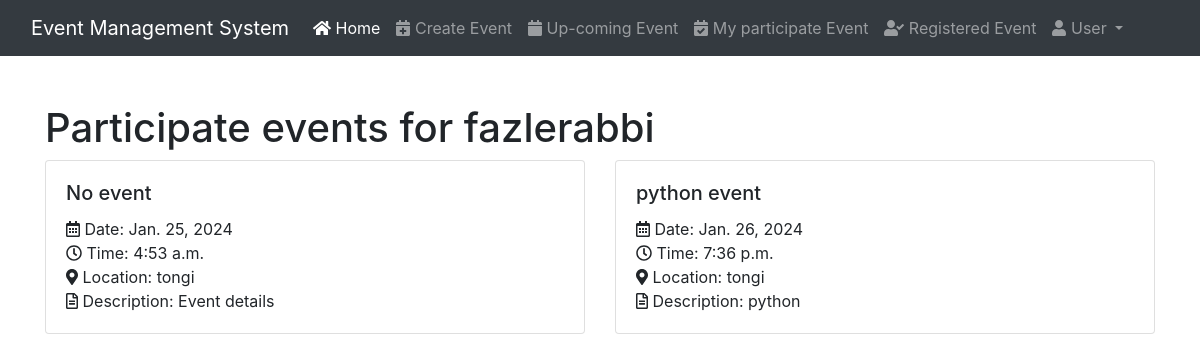
/event/register/participate_events/ (signed in), run on an earlier commit of the app's database.
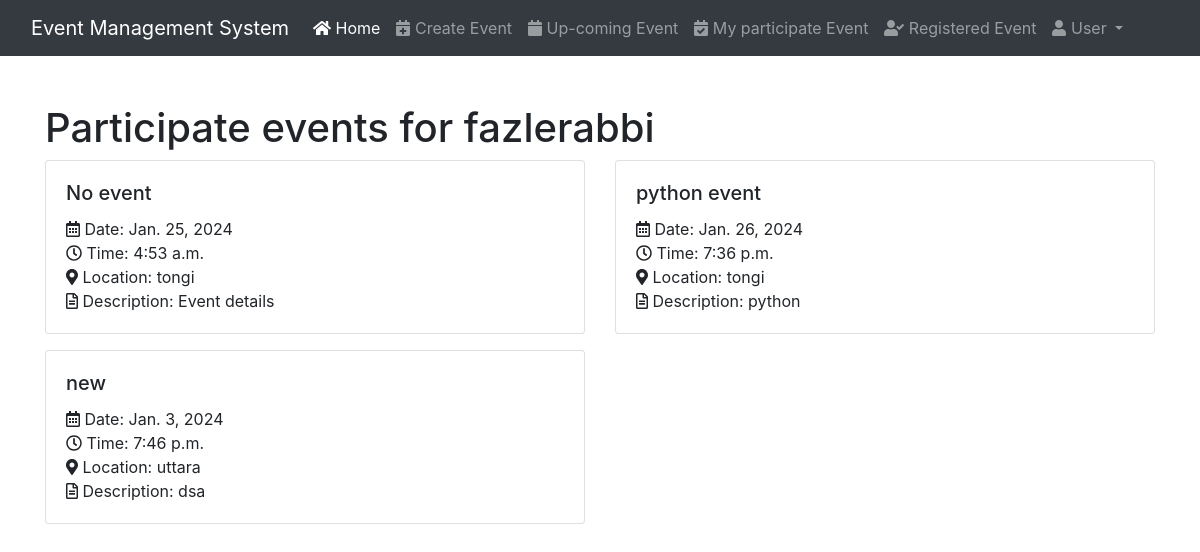
And on a later commit of the database.
### event/models.py (models this page shows, shortened)
class Registration(models.Model):
    user = models.ForeignKey(User, on_delete=models.CASCADE)
    event = models.ForeignKey(Event, on_delete=models.CASCADE)
    registration_time = models.DateTimeField(auto_now_add=True)

class Event(models.Model):
    title = models.CharField(max_length=100)
    description = models.TextField()
    date = models.DateField()
    time = models.TimeField()
    location = models.CharField(max_length=100)
    slots_available = models.IntegerField()

### event/views.py (the view)
# urls.py: path('event/register/participate_events/', views.participate_events, name='participate_events'),
@login_required
def participate_events(request):
    user = request.user
    today = timezone.now().date()
    participate_events = Registration.objects.filter(user=user,event__date__lt=today).select_related('event')
    username = user.get_username()
    context = {
        'username': username,
        'participate_events': participate_events,
    }
    return render(request, 'participate_events.html', context)

### templates/participate_events.html
{% extends 'partials/base.html' %}
{% block content %}
    <div class="container mt-5">
        <h1>Participate events for {{ username }}</h1>
        <div class="row">
            {% for participate in participate_events %}
            <div class="col-md-6">
                <div class="card mb-3">
                    <div class="card-body">
                        <h5 class="card-title">{{ participate.event.title }}</h5>
                        <p class="card-text">
                            <i class="far fa-calendar-alt"></i> Date: {{ participate.event.date }}<br>
                            <i class="far fa-clock"></i> Time: {{ participate.event.time }}<br>
                            <i class="fas fa-map-marker-alt"></i> Location: {{ participate.event.location }}<br>
                            <i class="far fa-file-alt"></i> Description: {{ participate.event.description }}<br>
                        </p>
                    </div>
                </div>
            </div>
            {% empty %}
            <div class="col-md-12">
                <p>No participated events at the moment.</p>
            </div>
            {% endfor %}
        </div>
    </div>
{% endblock content %}

What changed in the data, as far as the page shows it:
added Registration: event "new", event "Jan. 3, 2024", event.time "7:46 p.m.", event.location "uttara", event.description "dsa"
